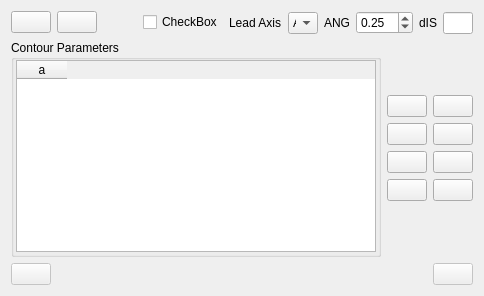
        <widget class="QWidget" name="tab_3">
         <attribute name="icon">
          <iconset resource="icons/icns.qrc">
           <normaloff>:/img/red.png</normaloff>:/img/red.png</iconset>
         </attribute>
         <attribute name="title">
          <string>CNC</string>
         </attribute>
         <attribute name="toolTip">
          <string>Convert Gcode from File to Parameters</string>
         </attribute>
         <layout class="QVBoxLayout" name="verticalLayout_2">
          <item>
           <layout class="QHBoxLayout" name="horizontalLayout_6">
            <property name="topMargin">
             <number>0</number>
            </property>
            <property name="rightMargin">
             <number>0</number>
            </property>
            <item>
             <widget class="QPushButton" name="but_import_gcode">
              <property name="text">
               <string/>
              </property>
              <property name="icon">
               <iconset resource="icons/icns.qrc">
                <normaloff>:/img/import_mpf.png</normaloff>:/img/import_mpf.png</iconset>
              </property>
              <property name="iconSize">
               <size>
                <width>30</width>
                <height>30</height>
               </size>
              </property>
             </widget>
            </item>
            <item>
             <widget class="QPushButton" name="but_import_par">
              <property name="text">
               <string/>
              </property>
              <property name="icon">
               <iconset resource="icons/icns.qrc">
                <normaloff>:/img/import_par.png</normaloff>:/img/import_par.png</iconset>
              </property>
              <property name="iconSize">
               <size>
                <width>30</width>
                <height>30</height>
               </size>
              </property>
             </widget>
            </item>
            <item>
             <spacer name="horizontalSpacer_5">
              <property name="orientation">
               <enum>Qt::Horizontal</enum>
              </property>
              <property name="sizeHint" stdset="0">
               <size>
                <width>40</width>
                <height>20</height>
               </size>
              </property>
             </spacer>
            </item>
            <item>
             <widget class="ToggleSwitch" name="cb_cnc_np">
              <property name="sizePolicy">
               <sizepolicy hsizetype="Minimum" vsizetype="Fixed">
                <horstretch>0</horstretch>
                <verstretch>0</verstretch>
               </sizepolicy>
              </property>
              <property name="toolTip">
               <string>Select the data suitable for teh part to be created</string>
              </property>
              <property name="text">
               <string>CheckBox</string>
              </property>
             </widget>
            </item>
            <item>
             <layout class="QFormLayout" name="formLayout_3">
              <property name="formAlignment">
               <set>Qt::AlignLeading|Qt::AlignLeft|Qt::AlignVCenter</set>
              </property>
              <property name="topMargin">
               <number>0</number>
              </property>
              <property name="rightMargin">
               <number>0</number>
              </property>
              <item row="0" column="1">
               <widget class="QComboBox" name="cb_leading_axis">
                <property name="sizePolicy">
                 <sizepolicy hsizetype="Minimum" vsizetype="Fixed">
                  <horstretch>0</horstretch>
                  <verstretch>0</verstretch>
                 </sizepolicy>
                </property>
                <property name="minimumSize">
                 <size>
                  <width>0</width>
                  <height>0</height>
                 </size>
                </property>
                <property name="maximumSize">
                 <size>
                  <width>30</width>
                  <height>16777215</height>
                 </size>
                </property>
                <property name="toolTip">
                 <string>Which Axis is used to lead the process</string>
                </property>
                <item>
                 <property name="text">
                  <string>A</string>
                 </property>
                </item>
                <item>
                 <property name="text">
                  <string>G4</string>
                 </property>
                </item>
                <item>
                 <property name="text">
                  <string>X</string>
                 </property>
                </item>
                <item>
                 <property name="text">
                  <string>Y</string>
                 </property>
                </item>
               </widget>
              </item>
              <item row="0" column="0">
               <widget class="QLabel" name="label_13">
                <property name="text">
                 <string>Lead Axis</string>
                </property>
               </widget>
              </item>
             </layout>
            </item>
            <item>
             <layout class="QFormLayout" name="formLayout_4">
              <property name="formAlignment">
               <set>Qt::AlignLeading|Qt::AlignLeft|Qt::AlignVCenter</set>
              </property>
              <item row="0" column="0">
               <widget class="QLabel" name="label_12">
                <property name="text">
                 <string>ANG</string>
                </property>
               </widget>
              </item>
              <item row="0" column="1">
               <widget class="QDoubleSpinBox" name="sb_cnc_ang">
                <property name="toolTip">
                 <string>Increment in °, to which the cnc data will bei created</string>
                </property>
                <property name="suffix">
                 <string/>
                </property>
                <property name="singleStep">
                 <double>0.050000000000000</double>
                </property>
                <property name="stepType">
                 <enum>QAbstractSpinBox::AdaptiveDecimalStepType</enum>
                </property>
                <property name="value">
                 <double>0.250000000000000</double>
                </property>
               </widget>
              </item>
             </layout>
            </item>
            <item>
             <layout class="QFormLayout" name="formLayout_5">
              <property name="fieldGrowthPolicy">
               <enum>QFormLayout::FieldsStayAtSizeHint</enum>
              </property>
              <property name="formAlignment">
               <set>Qt::AlignLeading|Qt::AlignLeft|Qt::AlignVCenter</set>
              </property>
              <property name="leftMargin">
               <number>0</number>
              </property>
              <property name="rightMargin">
               <number>0</number>
              </property>
              <item row="0" column="0">
               <widget class="QLabel" name="label_11">
                <property name="text">
                 <string>dIS</string>
                </property>
               </widget>
              </item>
              <item row="0" column="1">
               <widget class="QLineEdit" name="para_cnc_di">
                <property name="sizePolicy">
                 <sizepolicy hsizetype="Fixed" vsizetype="Fixed">
                  <horstretch>0</horstretch>
                  <verstretch>0</verstretch>
                 </sizepolicy>
                </property>
                <property name="maximumSize">
                 <size>
                  <width>30</width>
                  <height>16777215</height>
                 </size>
                </property>
                <property name="toolTip">
                 <string>Maximum beam offset. Can be read from PAR-files</string>
                </property>
               </widget>
              </item>
             </layout>
            </item>
           </layout>
          </item>
          <item>
           <layout class="QHBoxLayout" name="horizontalLayout_7">
            <property name="topMargin">
             <number>0</number>
            </property>
            <property name="rightMargin">
             <number>0</number>
            </property>
            <item>
             <widget class="QGroupBox" name="groupBox_2">
              <property name="sizePolicy">
               <sizepolicy hsizetype="Expanding" vsizetype="Preferred">
                <horstretch>0</horstretch>
                <verstretch>0</verstretch>
               </sizepolicy>
              </property>
              <property name="title">
               <string>Contour Parameters</string>
              </property>
              <layout class="QVBoxLayout" name="verticalLayout_9">
               <property name="leftMargin">
                <number>2</number>
               </property>
               <property name="topMargin">
                <number>0</number>
               </property>
               <property name="rightMargin">
                <number>2</number>
               </property>
               <property name="bottomMargin">
                <number>2</number>
               </property>
               <item>
                <widget class="QTableWidget" name="tab_cnc_cont">
                 <property name="alternatingRowColors">
                  <bool>true</bool>
                 </property>
                 <attribute name="horizontalHeaderDefaultSectionSize">
                  <number>50</number>
                 </attribute>
                 <column>
                  <property name="text">
                   <string>a</string>
                  </property>
                 </column>
                </widget>
               </item>
              </layout>
             </widget>
            </item>
            <item>
             <layout class="QVBoxLayout" name="verticalLayout_8">
              <property name="leftMargin">
               <number>0</number>
              </property>
              <item>
               <layout class="QGridLayout" name="gridLayout_2">
                <property name="leftMargin">
                 <number>0</number>
                </property>
                <property name="topMargin">
                 <number>0</number>
                </property>
                <item row="1" column="1">
                 <widget class="QPushButton" name="but_tab_row_dwn">
                  <property name="toolTip">
                   <string>Move selected row down</string>
                  </property>
                  <property name="text">
                   <string/>
                  </property>
                  <property name="icon">
                   <iconset resource="icons/icns.qrc">
                    <normaloff>:/img/down.png</normaloff>:/img/down.png</iconset>
                  </property>
                  <property name="iconSize">
                   <size>
                    <width>20</width>
                    <height>20</height>
                   </size>
                  </property>
                 </widget>
                </item>
                <item row="0" column="0">
                 <widget class="QPushButton" name="but_tab_row_add">
                  <property name="toolTip">
                   <string>Add row</string>
                  </property>
                  <property name="text">
                   <string/>
                  </property>
                  <property name="icon">
                   <iconset resource="icons/icns.qrc">
                    <normaloff>:/img/add_row.png</normaloff>:/img/add_row.png</iconset>
                  </property>
                  <property name="iconSize">
                   <size>
                    <width>20</width>
                    <height>20</height>
                   </size>
                  </property>
                 </widget>
                </item>
                <item row="2" column="1">
                 <widget class="QPushButton" name="but_tab_col_del">
                  <property name="toolTip">
                   <string>Delete selected row</string>
                  </property>
                  <property name="text">
                   <string/>
                  </property>
                  <property name="icon">
                   <iconset resource="icons/icns.qrc">
                    <normaloff>:/img/del_col.png</normaloff>:/img/del_col.png</iconset>
                  </property>
                  <property name="iconSize">
                   <size>
                    <width>20</width>
                    <height>20</height>
                   </size>
                  </property>
                 </widget>
                </item>
                <item row="0" column="1">
                 <widget class="QPushButton" name="but_tab_row_del">
                  <property name="toolTip">
                   <string>Delete selected row</string>
                  </property>
                  <property name="text">
                   <string/>
                  </property>
                  <property name="icon">
                   <iconset resource="icons/icns.qrc">
                    <normaloff>:/img/del_row.png</normaloff>:/img/del_row.png</iconset>
                  </property>
                  <property name="iconSize">
                   <size>
                    <width>20</width>
                    <height>20</height>
                   </size>
                  </property>
                 </widget>
                </item>
                <item row="2" column="0">
                 <widget class="QPushButton" name="but_tab_col_add">
                  <property name="toolTip">
                   <string>Add row</string>
                  </property>
                  <property name="text">
                   <string/>
                  </property>
                  <property name="icon">
                   <iconset resource="icons/icns.qrc">
                    <normaloff>:/img/add_col.png</normaloff>:/img/add_col.png</iconset>
                  </property>
                  <property name="iconSize">
                   <size>
                    <width>20</width>
                    <height>20</height>
                   </size>
                  </property>
                 </widget>
                </item>
                <item row="3" column="0">
                 <widget class="QPushButton" name="but_tab_col_left">
                  <property name="toolTip">
                   <string>Move selected row down</string>
                  </property>
                  <property name="text">
                   <string/>
                  </property>
                  <property name="icon">
                   <iconset resource="icons/icns.qrc">
                    <normaloff>:/img/left.png</normaloff>:/img/left.png</iconset>
                  </property>
                  <property name="iconSize">
                   <size>
                    <width>20</width>
                    <height>20</height>
                   </size>
                  </property>
                 </widget>
                </item>
                <item row="1" column="0">
                 <widget class="QPushButton" name="but_tab_row_up">
                  <property name="toolTip">
                   <string>Move selected row up</string>
                  </property>
                  <property name="text">
                   <string/>
                  </property>
                  <property name="icon">
                   <iconset resource="icons/icns.qrc">
                    <normaloff>:/img/up.png</normaloff>:/img/up.png</iconset>
                  </property>
                  <property name="iconSize">
                   <size>
                    <width>20</width>
                    <height>20</height>
                   </size>
                  </property>
                 </widget>
                </item>
                <item row="3" column="1">
                 <widget class="QPushButton" name="but_tab_col_right">
                  <property name="toolTip">
                   <string>Move selected row up</string>
                  </property>
                  <property name="text">
                   <string/>
                  </property>
                  <property name="icon">
                   <iconset resource="icons/icns.qrc">
                    <normaloff>:/img/right.png</normaloff>:/img/right.png</iconset>
                  </property>
                  <property name="iconSize">
                   <size>
                    <width>20</width>
                    <height>20</height>
                   </size>
                  </property>
                 </widget>
                </item>
               </layout>
              </item>
             </layout>
            </item>
           </layout>
          </item>
          <item>
           <layout class="QHBoxLayout" name="horizontalLayout_8">
            <property name="topMargin">
             <number>0</number>
            </property>
            <item>
             <widget class="QPushButton" name="but_clear_cnc">
              <property name="enabled">
               <bool>false</bool>
              </property>
              <property name="toolTip">
               <string>Clear Data</string>
              </property>
              <property name="text">
               <string/>
              </property>
              <property name="icon">
               <iconset resource="icons/icns.qrc">
                <normaloff>:/img/revert.png</normaloff>:/img/revert.png</iconset>
              </property>
              <property name="iconSize">
               <size>
                <width>20</width>
                <height>20</height>
               </size>
              </property>
             </widget>
            </item>
            <item>
             <spacer name="horizontalSpacer_6">
              <property name="orientation">
               <enum>Qt::Horizontal</enum>
              </property>
              <property name="sizeHint" stdset="0">
               <size>
                <width>40</width>
                <height>20</height>
               </size>
              </property>
             </spacer>
            </item>
            <item>
             <widget class="QPushButton" name="but_cnc_apply">
              <property name="enabled">
               <bool>false</bool>
              </property>
              <property name="toolTip">
               <string>Create CNC-Data</string>
              </property>
              <property name="text">
               <string/>
              </property>
              <property name="icon">
               <iconset resource="icons/icns.qrc">
                <normaloff>:/img/accept.png</normaloff>:/img/accept.png</iconset>
              </property>
              <property name="iconSize">
               <size>
                <width>20</width>
                <height>20</height>
               </size>
              </property>
             </widget>
            </item>
           </layout>
          </item>
         </layout>
        </widget>
